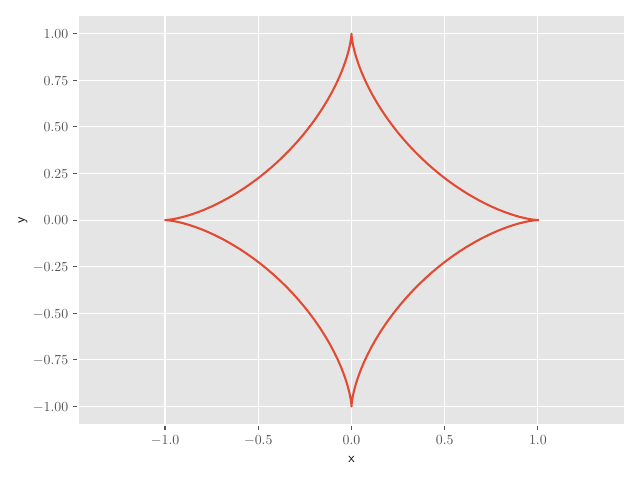

Python code for this plot:
import numpy as np
import matplotlib.pyplot as plt
plt.style.use('ggplot')  # Use ggplot style
plt.rc('text', usetex=True) 

t = np.linspace(0, 2 * np.pi, 1001)
x = np.cos(t)**3
y = np.sin(t)**3

plt.plot(x, y)
plt.xlabel("x")
plt.ylabel("y")
plt.axis("equal")
plt.tight_layout()
plt.savefig("astroid.pdf")
